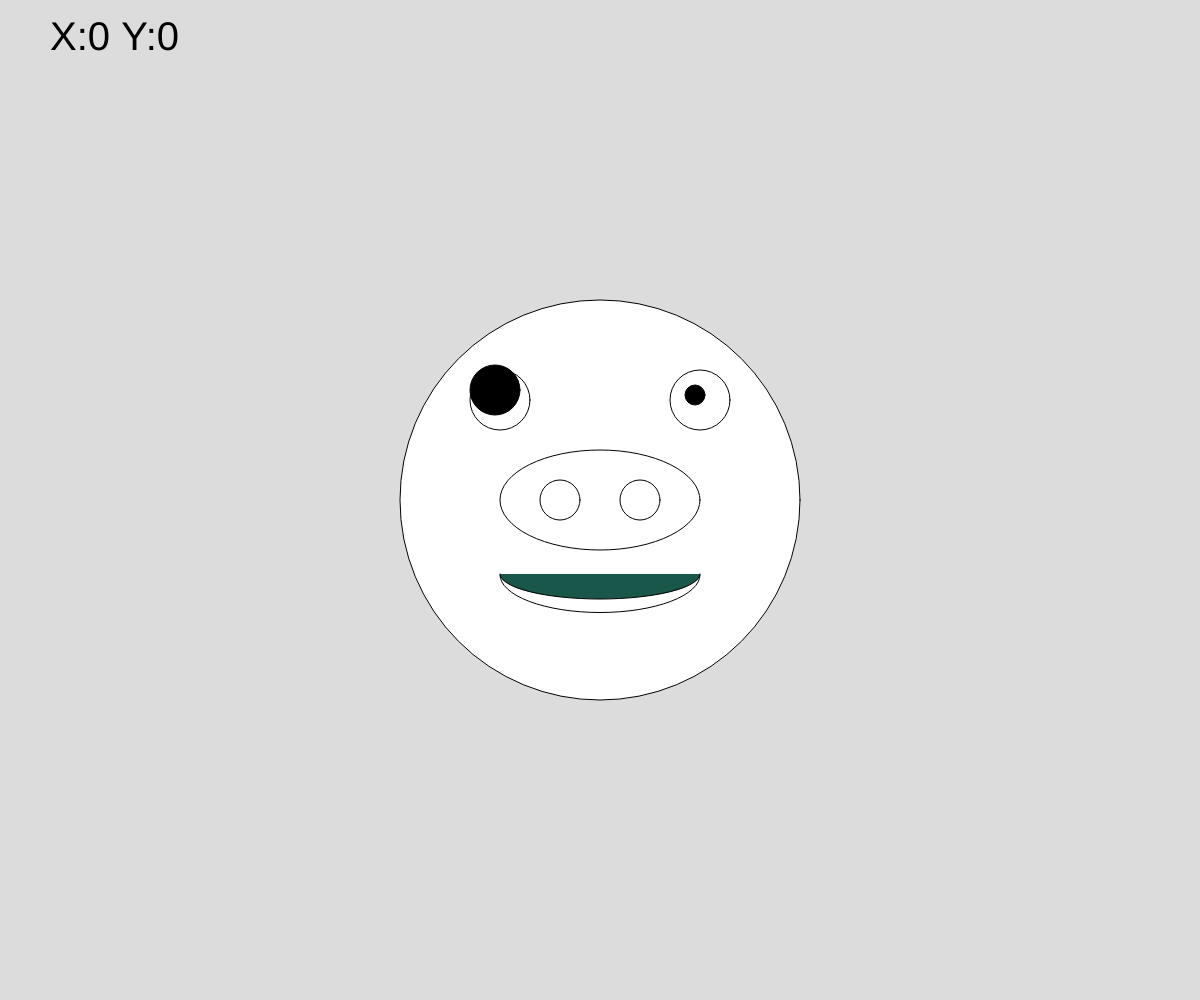
Frame 1 (no input)
Frame 60 (no input): identical to frame 1, image omitted
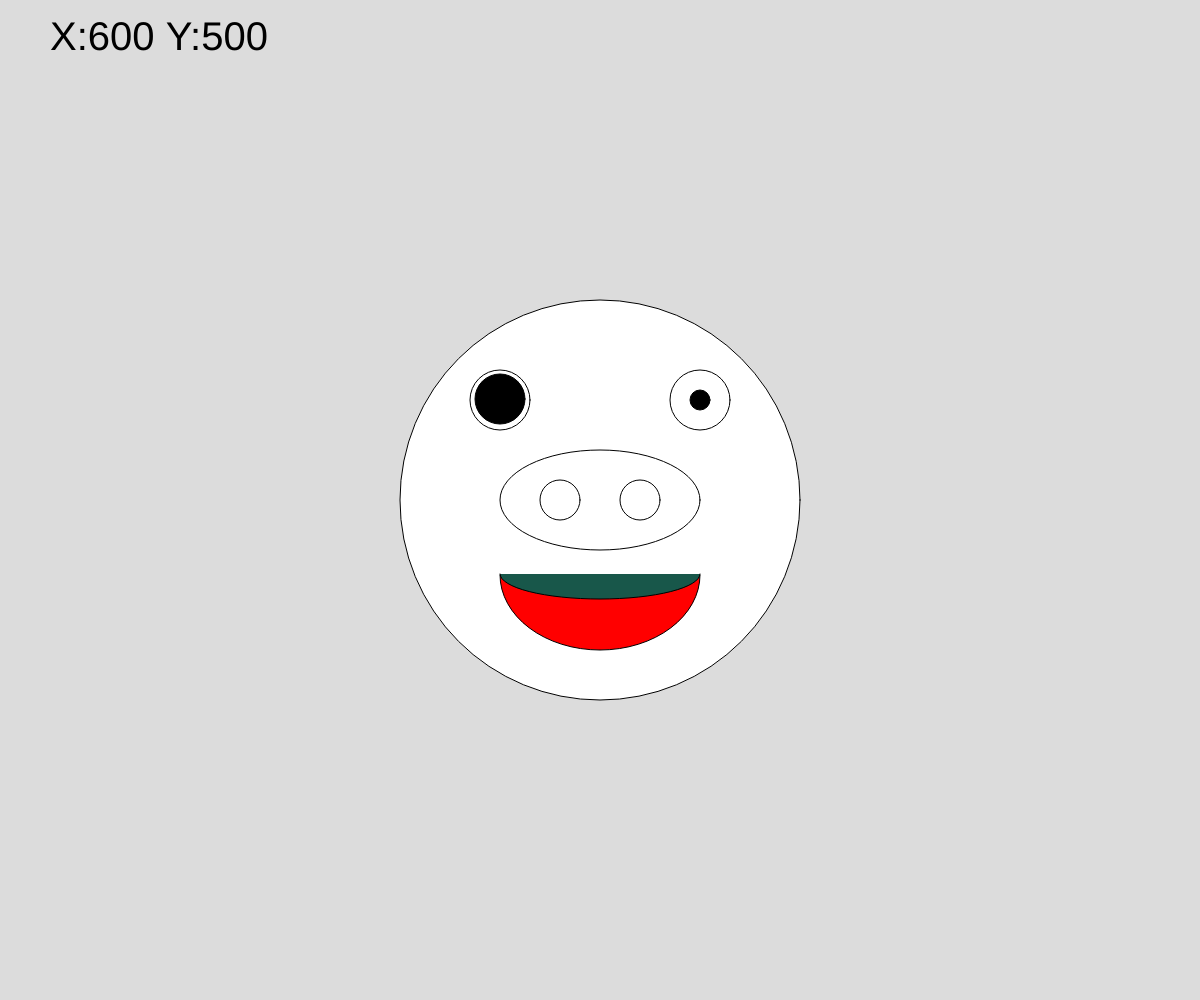
Frame 120 (the mouse pressed at the canvas centre since frame 60)

The p5.js sketch that drew these frames (run headless with seeded random() and noise() and a simulated clock; from frame 60 on, the mouse is pressed at the canvas centre):

// p5.js sketch
// ── sketch.js
function setup() {
  createCanvas(windowWidth,windowHeight);
}

function draw() {
  background(220);
  textSize(40)
  text("X:"+mouseX+" Y:"+mouseY,50,50)
push()
   translate(width/2,height/2)
   fill( 255)
   ellipse(0,0,400)
   fill(255)
   ellipse(0,0,200,100)

   ellipse(-40,0,40)//左鼻孔
   ellipse(40,0,40)//右鼻孔

   ellipse(-100,-100,60)
   ellipse(100,-100,60)

   fill(0)
   ellipse(-100+map(mouseX,0,width,-5,5),-100+map(mouseX,0,height,-10,5),50)//左眼珠
   ellipse(100+map(mouseX,0,width,-5,5),-100+map(mouseY,0,height,-5,5),20)//右眼珠

   if(mouseIsPressed){
    fill(255,0,0)
    arc(0,75,200,150,0,PI)
   }
   else{
    fill( 255)
    arc(0,75,200,75,0,PI)
   }
   fill(24,87,74)
   arc(0,74,200,50,0,PI)
   pop()
  
}
